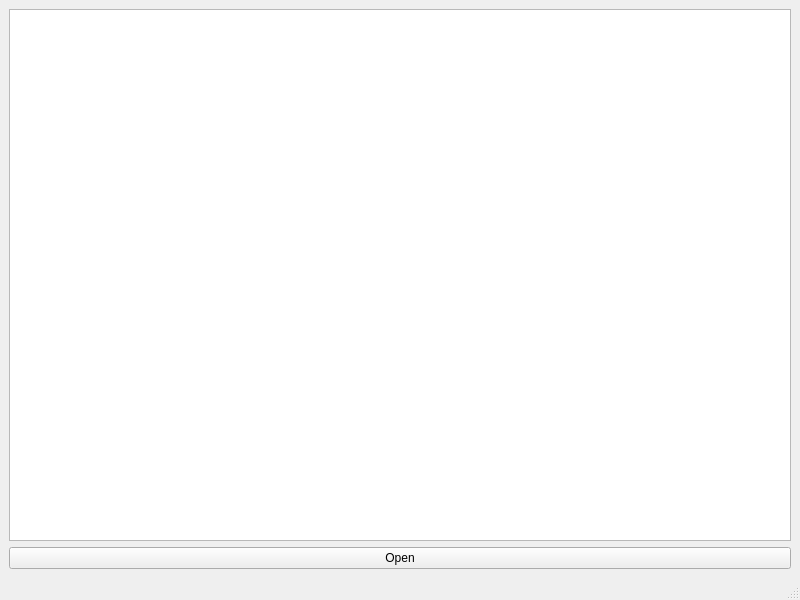
<?xml version="1.0" encoding="UTF-8"?>
<ui version="4.0">
 <class>MainWindow</class>
 <widget class="QMainWindow" name="MainWindow">
  <property name="geometry">
   <rect>
    <x>0</x>
    <y>0</y>
    <width>800</width>
    <height>600</height>
   </rect>
  </property>
  <property name="sizePolicy">
   <sizepolicy hsizetype="Preferred" vsizetype="Preferred">
    <horstretch>0</horstretch>
    <verstretch>0</verstretch>
   </sizepolicy>
  </property>
  <property name="windowTitle">
   <string>MainWindow</string>
  </property>
  <property name="layoutDirection">
   <enum>Qt::LeftToRight</enum>
  </property>
  <widget class="QWidget" name="centralwidget">
   <layout class="QVBoxLayout" name="verticalLayout">
    <item>
     <widget class="QListWidget" name="listWidget">
      <property name="enabled">
       <bool>true</bool>
      </property>
     </widget>
    </item>
    <item>
     <widget class="QPushButton" name="pushButton">
      <property name="text">
       <string>Open</string>
      </property>
     </widget>
    </item>
   </layout>
  </widget>
  <widget class="QMenuBar" name="menubar">
   <property name="geometry">
    <rect>
     <x>0</x>
     <y>0</y>
     <width>800</width>
     <height>21</height>
    </rect>
   </property>
  </widget>
  <widget class="QStatusBar" name="statusbar"/>
 </widget>
 <resources/>
 <connections/>
</ui>
